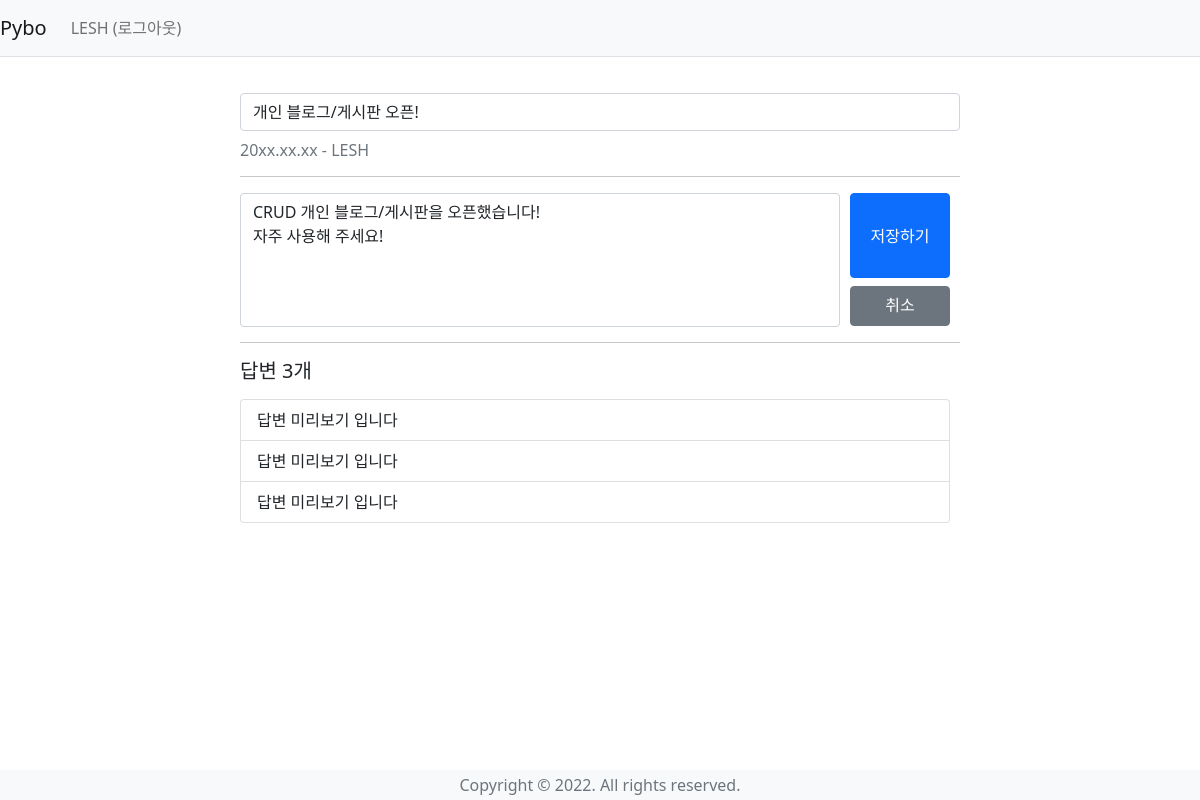
/question/modify/1 (signed in), run on the app's committed database.
### pybo/models.py (models this page shows)
class User(db.Model):
    id = db.Column(db.Integer, primary_key=True)
    username = db.Column(db.String(150), unique=True, nullable=False)
    password = db.Column(db.String(200), nullable=False)
    email = db.Column(db.String(120), unique=True, nullable=False)

class Question(db.Model):
    id = db.Column(db.Integer, primary_key=True)
    subject = db.Column(db.String(200), nullable=False)
    content = db.Column(db.Text(), nullable=False)
    create_date = db.Column(db.DateTime(), nullable=False)
    user_id = db.Column(db.Integer, db.ForeignKey('user.id', ondelete='CASCADE'), nullable=False)
    user = db.relationship('User', backref=db.backref('question_set'))
    modify_date = db.Column(db.DateTime(), nullable=True)
    voter = db.relationship('User', secondary=question_voter, backref=db.backref('question_voter_set'))

### pybo/views/question_views.py (the view)
@bp.route('/modify/<int:question_id>', methods=('GET', 'POST'))
@login_required
def modify(question_id):
    question = Question.query.get_or_404(question_id)
    if g.user != question.user:
        flash('수정권한이 없습니다')
        return redirect(url_for('question.detail', question_id=question_id))
    if request.method == 'POST':  # POST 요청
        form = QuestionForm()
        if form.validate_on_submit():
            form.populate_obj(question)
            question.modify_date = datetime.now()  # 수정일시 저장
            db.session.commit()
            return redirect(url_for('question.detail', question_id=question_id))
    else:  # GET 요청
        form = QuestionForm(obj=question)
    return render_template('question/question_form.html', form=form)

### pybo/forms.py
class QuestionForm(FlaskForm):
    subject = StringField('제목', validators=[DataRequired('제목은 필수입력 항목입니다.')])
    content = TextAreaField('내용', validators=[DataRequired('내용은 필수입력 항목입니다.')])

### pybo/views/auth_views.py (called while the page is built)
@bp.before_app_request
def load_logged_in_user():
    user_id = session.get('user_id')
    if user_id is None:
        g.user = None
    else:
        g.user = User.query.get(user_id)

### pybo/views/question_views.py (called while the page is built)
def login_required(view):
    @functools.wraps(view)
    def wrapped_view(**kwargs):
        if g.user is None:
            return redirect(url_for('auth.login'))
        return view(**kwargs)
    return wrapped_view

### pybo/templates/question/question_form.html (shortened to what this page needs)
{% extends 'base.html' %}
{% block content %}
<link rel="stylesheet" href="{{ url_for('static', filename='question_form.css') }}">
<main>
<form method="post" class="post-form my-3">
    <div class="form-group">
        <input type="text" class="form-control" name="subject" id="subject" placeholder="제목을 입력하세요"
        value="{{ form.subject.data or '' }}">
    </div>
    <h6>20xx.xx.xx - {{ g.user.username }}</h6><hr>
    <div class="form-group">
        <textarea class="form-control" name="content" id="content" rows="5" placeholder="내용을 입력하세요">{{ form.content.data or '' }}</textarea>
    </div>
    <button type="submit" class="btn btn-primary" id="save">저장하기</button>
    <a type="button" href="{{ url_for('main.index') }}" class="btn btn-secondary" id="can">취소</a>
    <hr>
    <h5>답변 3개</h5>
    <div class="answer">
        <ul class="list-group">
            <li class="list-group-item">답변 미리보기 입니다</li>
            <li class="list-group-item">답변 미리보기 입니다</li>
            <li class="list-group-item">답변 미리보기 입니다</li>
        </ul>
    </div>
</form>
</main>
<footer>
Copyright &copy; 2022. All rights reserved.
</footer>
{% endblock %}

### pybo/templates/base.html (shortened to what this page needs)
<html lang="ko">
<head>
    <link href="https://cdn.jsdelivr.net/npm/bootstrap@5.1.3/dist/css/bootstrap.min.css" rel="stylesheet">
    <link rel="stylesheet" href="https://cdn.jsdelivr.net/npm/bootstrap-icons@1.8.1/font/bootstrap-icons.css">
</head>
<body>
<nav class="navbar navbar-expand-lg navbar-light bg-light border-bottom">
    <a class="navbar-brand" href="{{ url_for('main.index') }}">Pybo</a>
    <div class="collapse navbar-collapse flex-grow-0" id="navbarNav">
        {% if g.user %}
        <ul class="navbar-nav">
            <li class="nav-item ">
                <a class="nav-link" href="{{ url_for('auth.logout') }}">{{ g.user.username }} (로그아웃)</a>
            </li>
        </ul>
        {% endif %}
    </div>
</nav>
{% block content %}
{% endblock %}
</body>
</html>

### pybo/static/question_form.css (style rules this page uses)
main { padding-top: 20px; padding-left: calc(50% - 360px); padding-right: calc(50% - 360px); position: absolute; }
h6 { color: #6C757D; margin-top: 10px; }
h5 { margin-bottom: 16px; margin-top: 16px; }
main form textarea.form-control { width: 600px; position: absolute; resize: none; }
#save { width: 100px; height: 85px; margin-left: 610px; }
#can { width: 100px; height: 40px; margin-left: 610px; margin-top: 8px; }
ul.list-group { width: 710; }
.answer { margin-bottom: 40px; }
footer { position: fixed; bottom: 0; left: 0; width: 100%; height: 30px; background: #F8F9FA; color: #6C757D; text-align: center; line-height: 30px; }

### data on the page
User: user.username "LESH"
Question: subject "개인 블로그/게시판 오픈!", content "CRUD 개인 블로그/게시판을 오픈했습니다! 자주 사용해 주세요!"
